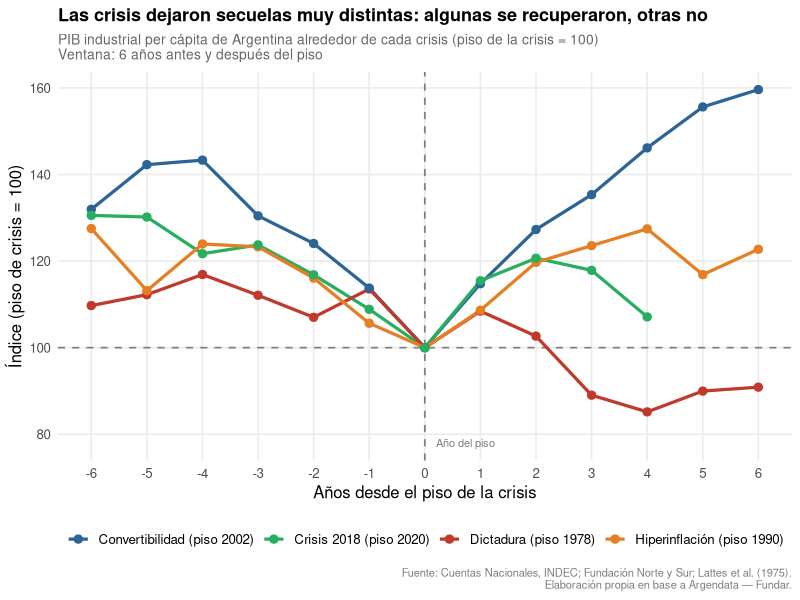

Recreate this plot in R.
# 04_grafico_exploratorio.R
# Event study: evolución del PIB industrial per cápita alrededor de cada crisis
# Correcciones post tercera entrega:
#   - Crisis definidas por el piso real del PIB (no solo el año histórico)
#   - Título corregido: no todas las crisis dejaron secuelas permanentes
#   - dpi=300
# Output: output/grafico_exploratorio.png

library(ggplot2)
library(dplyr)
library(readr)
library(purrr)

arg <- read_csv("input/pib_indust_per_capita_arg_evolucion.csv", show_col_types = FALSE)

# Crisis definidas por el piso real de la serie (no el año histórico)
# Dictadura: piso en 1978 | Hiperinflación: piso en 1990 | Convertibilidad: piso en 2002 | Crisis 2018: piso en 2020
crisis <- c(
  "Dictadura (piso 1978)"        = 1978,
  "Hiperinflación (piso 1990)"   = 1990,
  "Convertibilidad (piso 2002)"  = 2002,
  "Crisis 2018 (piso 2020)"      = 2020
)

ventana <- 6

# Construir dataset del event study
event_data <- map_dfr(names(crisis), function(nombre) {
  anio_piso <- crisis[nombre]
  base_val  <- arg %>%
    filter(anio == anio_piso) %>%
    pull(vab_indust_pc_indice)

  if (length(base_val) == 0 || is.na(base_val)) return(NULL)

  arg %>%
    filter(anio >= anio_piso - ventana,
           anio <= anio_piso + ventana) %>%
    mutate(
      t               = anio - anio_piso,
      crisis          = nombre,
      indice_relativo = vab_indust_pc_indice / base_val * 100
    )
})

colores <- c(
  "Dictadura (piso 1978)"        = "#C0392B",
  "Hiperinflación (piso 1990)"   = "#E67E22",
  "Convertibilidad (piso 2002)"  = "#2C6496",
  "Crisis 2018 (piso 2020)"      = "#27AE60"
)

p <- ggplot(event_data, aes(x = t, y = indice_relativo, color = crisis)) +
  geom_vline(xintercept = 0, linetype = "dashed",
             color = "grey50", linewidth = 0.6) +
  geom_hline(yintercept = 100, linetype = "dashed",
             color = "grey50", linewidth = 0.6) +
  annotate("text", x = 0.2, y = 78,
           label = "Año del piso", size = 2.8, color = "grey50", hjust = 0) +
  geom_line(linewidth = 1.1) +
  geom_point(size = 2.5) +
  scale_x_continuous(breaks = seq(-ventana, ventana, by = 1)) +
  scale_color_manual(values = colores) +
  labs(
    title    = "Las crisis dejaron secuelas muy distintas: algunas se recuperaron, otras no",
    subtitle = "PIB industrial per cápita de Argentina alrededor de cada crisis (piso de la crisis = 100)\nVentana: 6 años antes y después del piso",
    x        = "Años desde el piso de la crisis",
    y        = "Índice (piso de crisis = 100)",
    color    = NULL,
    caption  = "Fuente: Cuentas Nacionales, INDEC; Fundación Norte y Sur; Lattes et al. (1975).\nElaboración propia en base a Argendata — Fundar."
  ) +
  theme_minimal(base_size = 12) +
  theme(
    plot.title      = element_text(face = "bold", size = 13, lineheight = 1.2),
    plot.subtitle   = element_text(color = "grey40", size = 10),
    plot.caption    = element_text(color = "grey50", size = 8),
    legend.position = "bottom",
    panel.grid.minor   = element_blank()
  )

ggsave("output/grafico_exploratorio.png",
       plot = p, width = 12, height = 7, dpi = 300)

message("Gráfico exploratorio guardado en output/")
